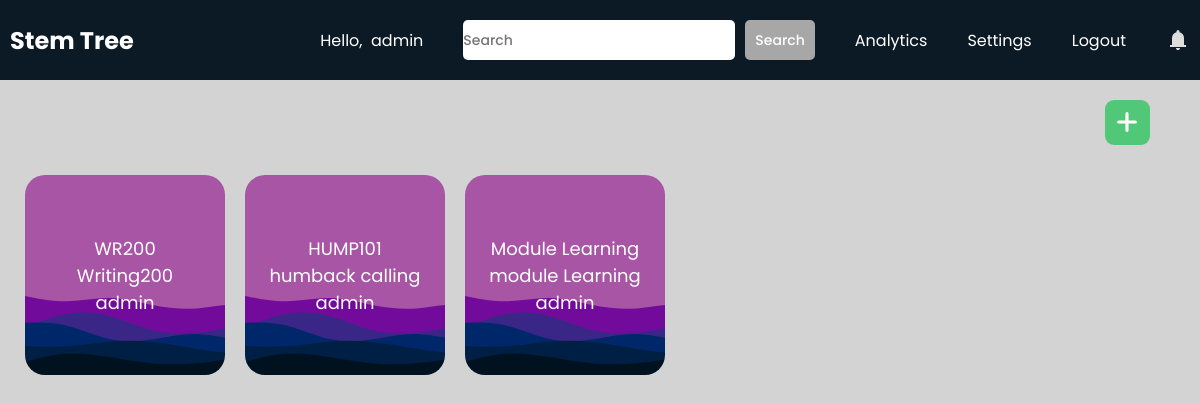
Page /teachers/ (signed in) on the committed database.
### teachers/models.py (models this page shows, shortened)
class MyClass(models.Model):
    id = models.UUIDField(primary_key=True, default=uuid.uuid4, editable=False)
    class_descriptor = models.CharField(max_length=50)
    class_name = models.CharField(max_length=100)
    term = models.CharField(max_length=100, null=True)
    teacher = models.ForeignKey(User, on_delete=models.CASCADE)

### teachers/views.py (the view, shortened to what this page needs)
# urls.py: 2. Add a URL to urlpatterns:  path('', views.home, name='home')
def home(request):
    classes = MyClass.objects.filter(teacher=request.user)
    context = {'classes': classes}
    return render(request, "teachers/home.html", context)

### teachers/templates/teachers/home.html (shortened to what this page needs)
{% extends 'teachers/base.html' %}
{% load static %}
{% block extra_css %}
    <link rel="stylesheet" href="{% static 'css/teacher.css' %}">
{% endblock %}
{% block content %}
    <div id="addbtn"><svg xmlns="http://www.w3.org/2000/svg" width="12" height="12" viewBox="0 0 12 12"><path fill="white" d="M6.5 1.75a.75.75 0 0 0-1.5 0V5H1.75a.75.75 0 0 0 0 1.5H5v3.25a.75.75 0 0 0 1.5 0V6.5h3.25a.75.75 0 0 0 0-1.5H6.5V1.75Z"/></svg></div>
    <div id="contentwrapper">
        <div id="content">
            {% if classes %}
                    {% for class in classes %}
                        <div class="cards" data-class-id= "{{ class.id }}" >
                            <span>{{ class.class_descriptor }}</span>
                            <span>{{ class.class_name }}</span>
                            <span>{{ class.teacher.username }}</span>
                        </div>
                    {% endfor %}
            {% else %}
                <span id="noclasses">No Classes have been added</span>
            {% endif %}
        </div>
    </div>
{% endblock %}

### teachers/templates/teachers/base.html (shortened to what this page needs)
<!DOCTYPE html>
<html lang="en">
    <head>
        {% load static %}
        <link rel="stylesheet" href="{% static 'css/base.css' %}">
        <link rel="stylesheet" href="https://cdnjs.cloudflare.com/ajax/libs/font-awesome/6.3.0/css/all.min.css">
        {% block extra_css %}
        {% endblock %}
    </head>
    <body>
        <header>
            <nav class="navbar">
                <h2 class="logo"><a href="{% url 'teachers:home' %}">Stem Tree</a></h2>
                <ul class="all-links">
                    <li id="username"><span>Hello,  {{request.user}}</span></li>
                    <li>
                        <form class="nav-form" method="post" action="{% url 'teachers:search' %}">
                            <input
                                type="text"
                                name="subject"
                                id="subject"
                                placeholder="Search"
                                class="nav-textarea-input"
                            />
                            <button class="nav-btn">
                                Search
                            </button>
                        </form>
                    </li>
                    <li><a href="{% url 'teachers:analytics' %}">Analytics</a></li>
                    <li><a href="{% url 'teachers:settings' request.path%}">Settings</a></li>
                    <li><a href="{% url 'users:logoutPage' %}">Logout</a></li>
                    <li id="bell-icon">
                        <svg xmlns="http://www.w3.org/2000/svg" width="24" height="24" viewBox="0 0 24 24"><path fill="currentColor" d="M4 19v-2h2v-7q0-2.075 1.25-3.688T10.5 4.2v-.7q0-.625.438-1.063T12 2q.625 0 1.063.438T13.5 3.5v.7q2 .5 3.25 2.113T18 10v7h2v2H4Zm8 3q-.825 0-1.413-.588T10 20h4q0 .825-.588 1.413T12 22Z"/></svg>
                    </li>
                </ul>
            </nav>
        </header>
        {% block content %}
        {% endblock %}
    </body>
</html>

### teachers/static/css/base.css (style rules this page uses)
* { margin: 0; padding: 0; box-sizing: border-box; font-family: "Poppins", sans-serif; }
html { scroll-behavior: smooth; }
body { background: #d3d3d3; }
header { position: fixed; top: 0; left: 0; z-index: 5; width: 100%; display: flex; justify-content: center; background: #0C1A25; }
.navbar { display: flex; padding: 0 10px; max-width: 1200px; width: 100%; align-items: center; justify-content: space-between; }
.navbar .all-links { display: flex; align-items: center; }
.navbar .all-links li { position: relative; list-style: none; }
.navbar .logo a { display: flex; align-items: center; margin-left: 0; }
#bell-icon { display: flex; align-items: center; justify-content: center; }
header a, header span, header svg, header form { margin-left: 40px; text-decoration: none; color: #fff; height: 100%; padding: 20px 0; display: inline-block; }
#username { white-space: pre; }
header a:hover, footer a:hover, header svg { color: #ddd; }
.nav-form { display: flex; align-items: center; justify-content: center; }
.nav-textarea-input { height: 40px; border: none; background: #FFFFFF; font-weight: 500; font-size: 14px; color: #07074D; border-radius: 5px; }
.nav-btn { height: 40px; font-size: 14px; border-radius: 5px; border: none; padding: 10px; margin-left: 10px; font-weight: 500; background-color: #a7a7a7; color: white; cursor: pointer; }

### teachers/static/css/teacher.css (style rules this page uses)
#contentwrapper { height: 100vh; padding-top: 75px; background: #d3d3d3; }
#content { height: calc(100%); background: #d3d3d3; display: flex; flex-wrap: wrap; align-content: flex-start; padding-left: 15px; padding-right: 60px; padding-top: 100px; }
#content span { color: #6e6e6e; }
.cards { background-image: url('../images/wave.svg'); background-size: cover; background-color: #a755a4; font-size: 18px; height: 25vh; width: 15%; min-width: 200px; margin-right: 10px; margin-left: 10px; margin-bottom: 20px; border-radius: 20px; cursor: pointer; display: flex; flex-direction: column; align-items: center; justify-content: center; }
#content .cards span { color: #ffffff; }
#addbtn { position: fixed; top: 100px; right: 50px; background: #50C878; padding: 10px; border-radius: 20%; display: flex; justify-content: center; align-items: center; cursor: pointer; }
#addbtn svg { height: 25px; width: 25px; }

### rows in the picture
MyClass: class_descriptor "WR200", class_name "Writing200", teacher.username "admin"
MyClass: class_descriptor "HUMP101", class_name "humback calling", teacher.username "admin"
MyClass: class_descriptor "Module Learning", class_name "module Learning", teacher.username "admin"

### other values in the picture
{{ request.user }} "admin"
